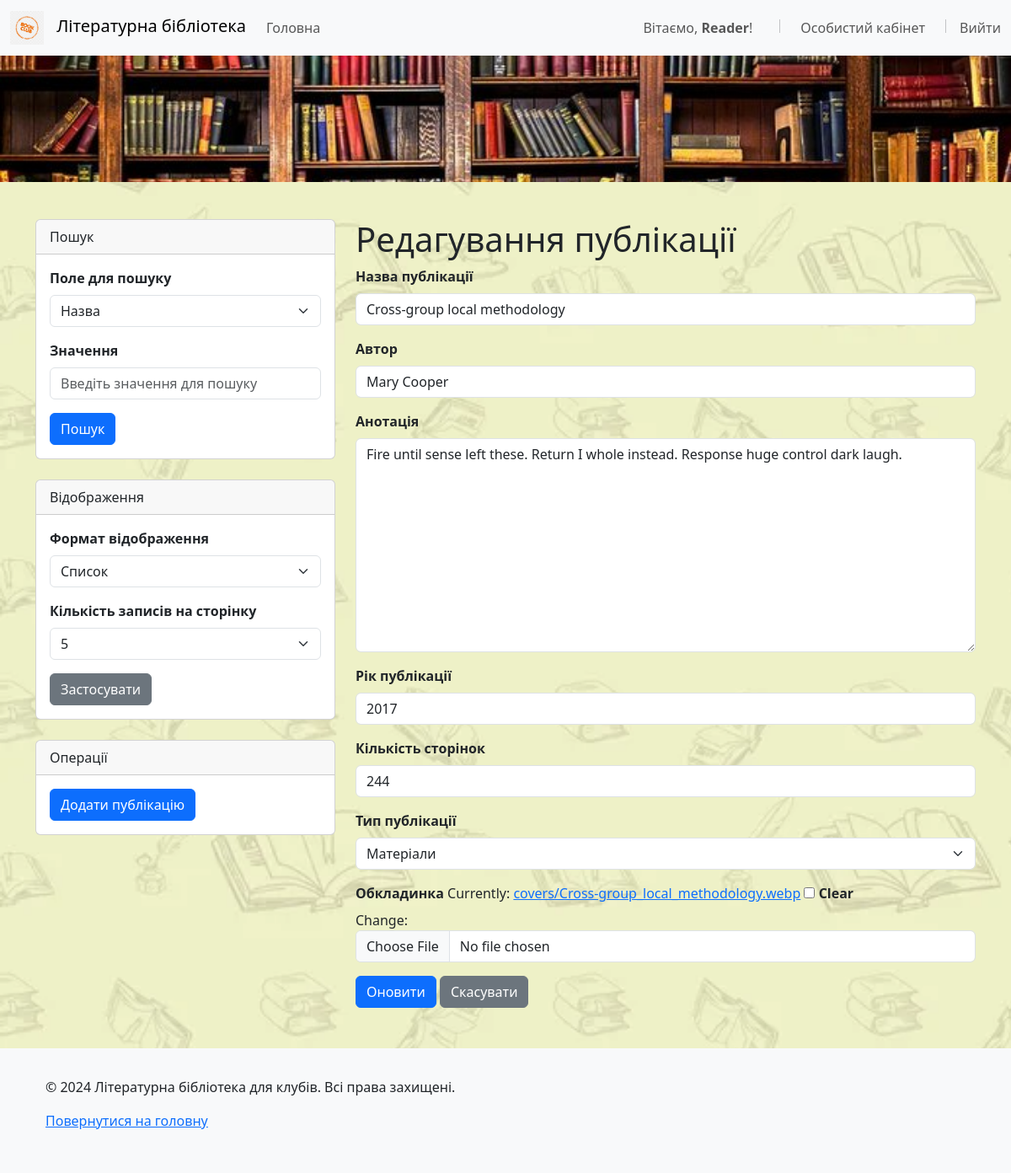
Screenshot of /publications/21/edit/ (signed in) with the database file from the repository.
### publications/models.py (models this page shows, shortened)
class Publication(models.Model):
    title = models.CharField(max_length=255, unique=False)
    author = models.CharField(max_length=255)
    annotation = models.TextField()
    publication_year = models.IntegerField(
        validators=[
            MinValueValidator(1000),  # Найраніше допустимий рік
            MaxValueValidator(datetime.now().year)  # Поточний рік як максимальне значення
        ]
    )
    page_count = models.IntegerField(
        validators=[
            MinValueValidator(1),  # Мінімум 1 сторінка
            MaxValueValidator(10000)  # Максимум 10 000 сторінок
        ]
    )
    publication_type = models.ForeignKey('PublicationType', on_delete=models.CASCADE)
    cover_image = models.ImageField(
        upload_to='covers/', blank=True, null=True, validators=[validate_image]
    )
    created_by = models.ForeignKey(User, on_delete=models.CASCADE)
    created_at = models.DateTimeField(default=timezone.now)

### publications/views.py (the view)
# urls.py: path('<int:pk>/edit/', views.publication_edit, name='publication_edit'),
@login_required
def publication_edit(request, pk):
    publication = get_object_or_404(Publication, pk=pk)
    if publication.created_by != request.user:
        raise PermissionDenied  # Якщо не автор, викидаємо помилку доступу
    if request.method == "POST":
        form = PublicationForm(request.POST, request.FILES, instance=publication)
        if form.is_valid():
            form.save()
            messages.success(request, 'Публікацію успішно оновлено!')
            return redirect('publication_detail', pk=pk)
    else:
        form = PublicationForm(instance=publication)
    return render(request, 'publications/publication_form.html', {'form': form})

### publications/forms.py (shortened to what this page needs)
class PublicationForm(forms.ModelForm):
    class Meta:
        model = Publication
        fields = ['title', 'author', 'annotation', 'publication_year', 'page_count', 'publication_type', 'cover_image']
        widgets = {
            'title': forms.TextInput(attrs={'class': 'form-control'}),
            'author': forms.TextInput(attrs={'class': 'form-control'}),
            'annotation': forms.Textarea(attrs={'class': 'form-control'}),
            'publication_year': forms.NumberInput(attrs={'class': 'form-control'}),
            'page_count': forms.NumberInput(attrs={'class': 'form-control'}),
            'publication_type': forms.Select(attrs={'class': 'form-select'}),
            'cover_image': forms.ClearableFileInput(attrs={'class': 'form-control'}),
        }
    def __init__(self, *args, **kwargs):
        super().__init__(*args, **kwargs)
        for field_name, field in self.fields.items():
            if field_name in self.errors:
                field.widget.attrs['class'] += ' is-invalid'
            else:
                field.widget.attrs['class'] += ' form-control'

### publications/models.py (called while the page is built)
    def __str__(self):
        return self.name

### publications/templates/publications/publication_form.html (shortened to what this page needs)
{% extends 'publications/base.html' %}
{% load static %}
{% block content %}
<h1>{% if form.instance.pk %}Редагування{% else %}Створення{% endif %} публікації</h1>
<form method="POST" enctype="multipart/form-data">
    <div class="mb-3">
        <label for="id_title" class="form-label">Назва публікації</label>
        {{ form.title }}
    </div>
    <div class="mb-3">
        <label for="id_author" class="form-label">Автор</label>
        {{ form.author }}
    </div>
    <div class="mb-3">
        <label for="id_annotation" class="form-label">Анотація</label>
        {{ form.annotation }}
    </div>
    <div class="mb-3">
        <label for="id_publication_year" class="form-label">Рік публікації</label>
        {{ form.publication_year }}
    </div>
    <div class="mb-3">
        <label for="id_page_count" class="form-label">Кількість сторінок</label>
        {{ form.page_count }}
    </div>
    <div class="mb-3">
        <label for="id_publication_type" class="form-label">Тип публікації</label>
        {{ form.publication_type }}
    </div>
    <div class="mb-3">
        <label for="id_cover_image" class="form-label">Обкладинка</label>
        {{ form.cover_image }}
    </div>
    <div class="mt-3">
        <button type="submit" class="btn btn-primary">{% if form.instance.pk %}Оновити{% else %}Створити{% endif %}</button>
        <a href="{% url 'publication_list' %}" class="btn btn-secondary">Скасувати</a>
    </div>
</form>
{% endblock %}

### publications/templates/publications/navbar.html (shortened to what this page needs)
{% load static %}
<nav class="navbar navbar-expand-lg navbar-light bg-light">
    <div class="container-fluid">
        <a class="navbar-brand" href="{% url 'publication_list' %}">
            <img src="{% static 'publications/images/logo.png' %}" alt="Логотип">
            Літературна бібліотека
        </a>
        <div class="collapse navbar-collapse" id="navbarNav">
            <ul class="navbar-nav me-auto">
                <li class="nav-item">
                    <a class="nav-link" href="{% url 'publication_list' %}">Головна</a>
                </li>
            </ul>
            <ul class="navbar-nav ms-auto d-flex align-items-center">
                {% if user.is_authenticated %}
                    <li class="nav-item me-3">
                        <span class="navbar-text">Вітаємо, <strong>{{ user.username }}</strong>!</span>
                    </li>
                    <li class="nav-item">
                    </li>
                    <li class="nav-item">
                        <a class="nav-link" href="{% url 'profile' %}">Особистий кабінет</a>
                    </li>
                    <li class="nav-item">
                    </li>
                    <li class="nav-item">
                        <form method="POST" action="{% url 'logout' %}">
                            <button type="submit" class="btn btn-link nav-link" style="padding: 0;">Вийти</button>
                        </form>
                    </li>
                {% endif %}
            </ul>
        </div>
    </div>
</nav>

### static/publications/css/styles.css (style rules this page uses)
body { background-image: url("../images/background.jpg"); background-size: cover; background-repeat: no-repeat; background-attachment: fixed; }
.navbar-brand img { height: 40px; margin-right: 10px; }
html { height: 100%; }
body { display: flex; flex-direction: column; min-height: 100vh; margin: 0; }
form label { font-weight: bold; }

### rows the page displays
Publication: title "Cross-group local methodology", author "Mary Cooper", annotation "Fire until sense left these. Return I whole instead. Response huge control dark laugh.", publication_year "2017", page_count "244", publication_type "Матеріали"

### other values shown
{{ user.username }} "Reader"
